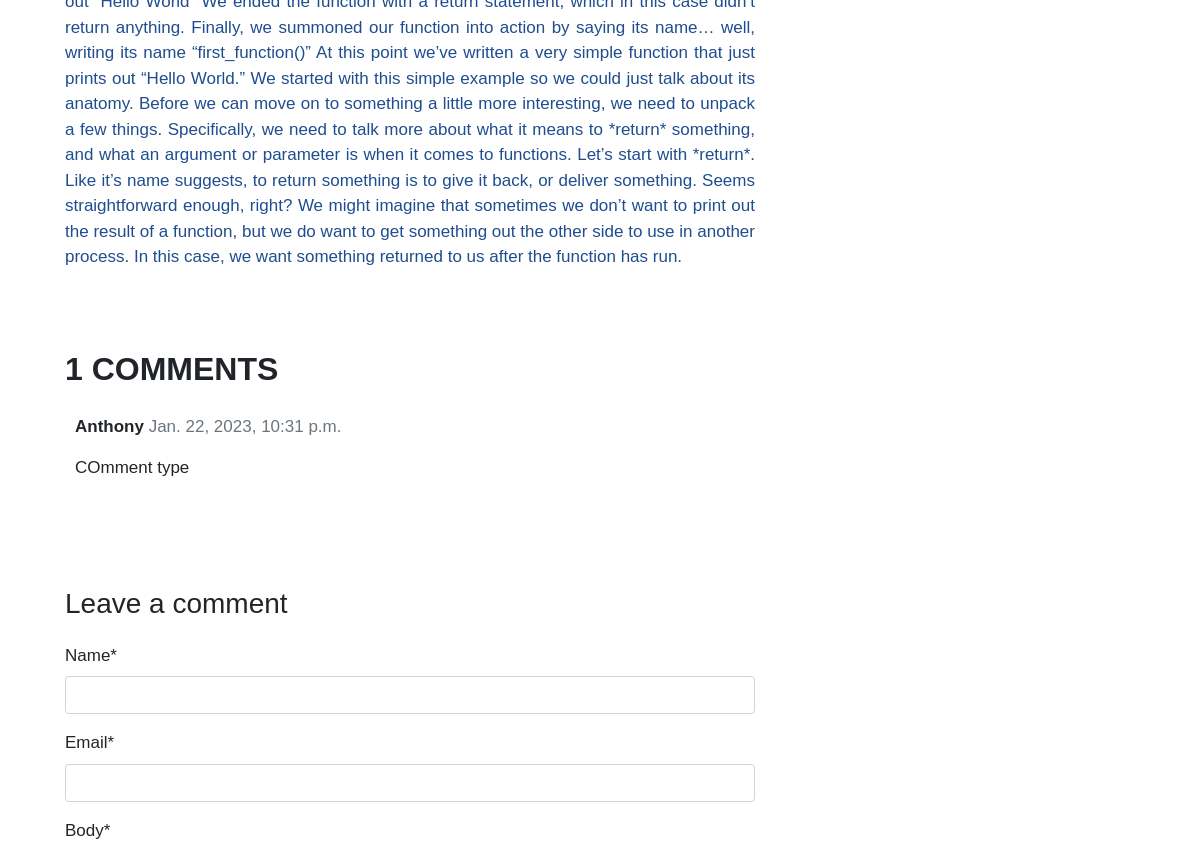
Before: /python-function-in-touchdesigner/ (middle part) with the older database file.
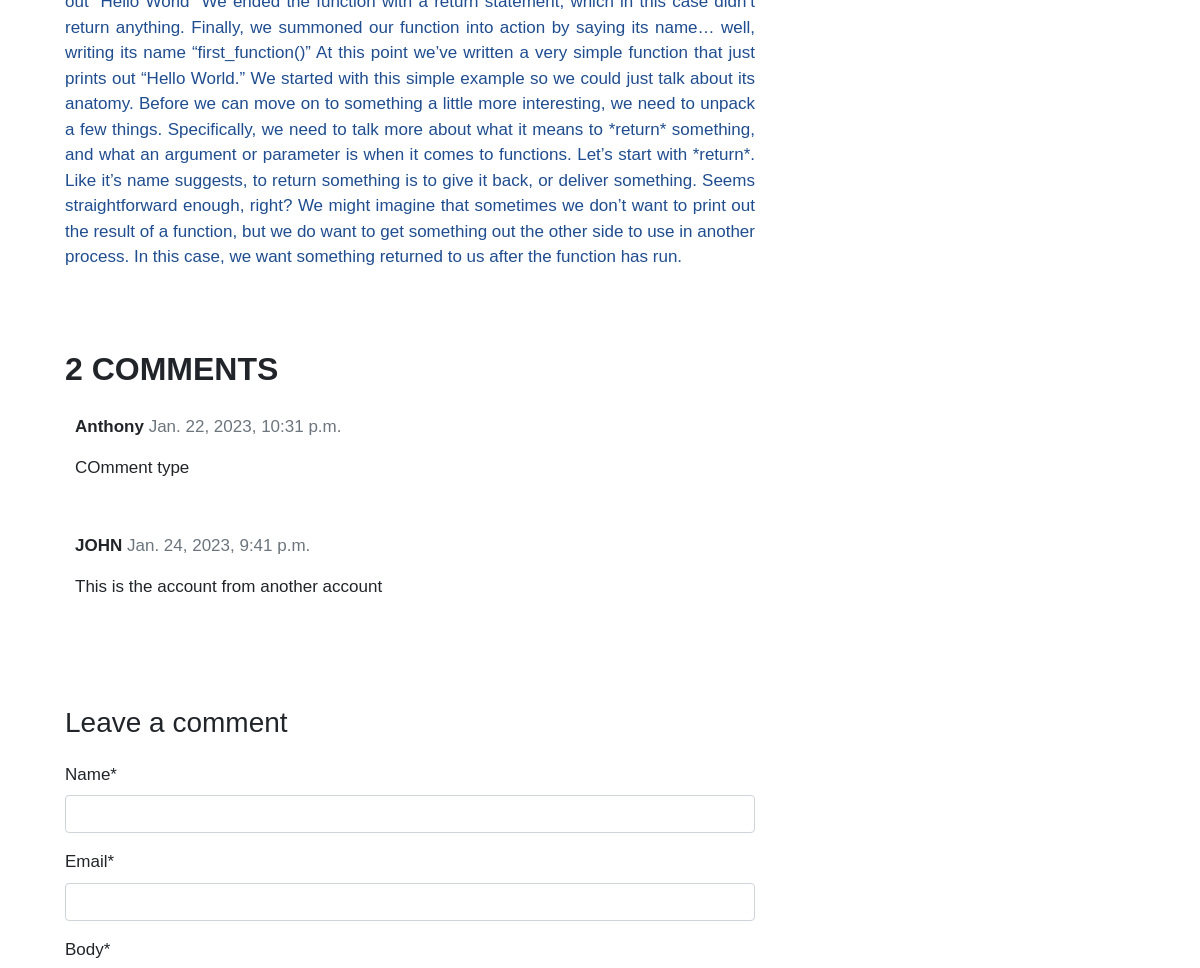
After: the same page with the newer database file.
### blog/models.py (models this page shows, shortened)
class Comment(models.Model):
    post = models.ForeignKey(Post,on_delete=models.CASCADE,related_name='comments')
    name = models.CharField(max_length=80)
    email = models.EmailField()
    body = models.TextField()
    created_on = models.DateTimeField(auto_now_add=True)
    active = models.BooleanField(default=True)
    class Meta:
        ordering = ['created_on']

### blog/views.py (the view, shortened to what this page needs)
# urls.py: path('<slug:slug>/', views.PostDetailView.as_view(), name='post_detail')
class PostDetailView(View):
    template_name = 'post_detail.html'
    def get(self, request, slug):
        post = get_object_or_404(Post, slug=slug)
        comments = post.comments.filter(active=True)
        comment_form = CommentForm()
        return render(request, self.template_name, {'post': post, 'comments': comments, 'comment_form': comment_form})

### blog/forms.py
class CommentForm(forms.ModelForm):
    class Meta:
        model = Comment
        fields = ('name', 'email', 'body')

### templates/post_detail.html (shortened to what this page needs)
{% extends 'base.html' %} {% block content %}
{% load crispy_forms_tags %}
<div class="container">
  <div class="row">
    <div class="col-md-8 card mb-4  mt-3 left  top">
      <div class="card-body">
        <p class="card-text ">{{ post.content | safe }}</p>
      </div>
    </div>
    {% block sidebar %} {% include 'sidebar.html' %} {% endblock sidebar %}
    <div class="col-md-8 card mb-4  mt-3 ">
      <div class="card-body">
        {% with comments.count as total_comments %}
        <h2>{{ total_comments }} comments</h2>
          {% endwith %} {% for comment in comments %}
        <div class="comments" style="padding: 10px;">
          <p class="font-weight-bold">
            {{ comment.name }}
            <span class=" text-muted font-weight-normal">
              {{ comment.created_on }}
            </span>
          </p>
          {{ comment.body | linebreaks }}
        </div>
        {% endfor %}
      </div>
    </div>
    <div class="col-md-8 card mb-4  mt-3 ">
      <div class="card-body">
        {% if new_comment %}
        <div class="alert alert-success" role="alert">
          Your comment is awaiting moderation
        </div>
        {% else %}
        <h3>Leave a comment</h3>
        <form method="post" style="margin-top: 1.3em;">
          {{ comment_form | crispy }}
        </form>
        {% endif %}
      </div>
    </div>
  </div>
</div>
{% endblock content %}

### templates/base.html (shortened to what this page needs)
{% load static %}
<!DOCTYPE html>
<html>
  <head>
    <link
      rel="stylesheet"
      href="https://maxcdn.bootstrapcdn.com/bootstrap/4.0.0/css/bootstrap.min.css"
    />
    <link rel="stylesheet" href="{% static 'blog/css/style.css' %}" />
  </head>
  <body>
            {% block content %}{% endblock content %}
  </body>
</html>

### templates/sidebar.html (shortened to what this page needs)
{% block sidebar %}
<div class="col-md-4 float-right ">
</div>
{% endblock sidebar %}

### blog/static/blog/css/style.css (style rules this page uses)
body { font-family: 'Mona-Sans', sans-serif; font-size: 17px; background-color: #fff; }
.card-body h2 { font-family: 'Fakt Pro', sans-serif; text-transform: uppercase; font-weight: bold; margin-bottom: 0; }
.card { border: none; }
.card-text { color: #1f4d8f; text-align: justify; }

Changed rows visible on the page:
added Comment: name "JOHN", created_on "Jan. 24, 2023, 9:41 p.m.", body "This is the account from another account"
Other visible differences:
{{ total_comments }}: "1" → "2"
